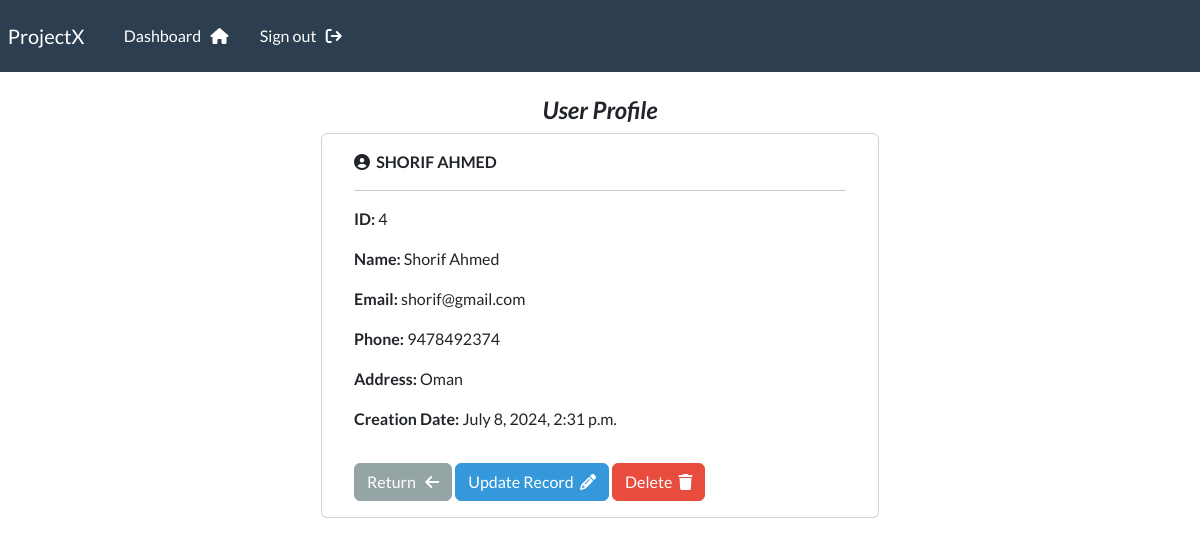
Screenshot of /dashboard/record/4 (signed in) with the database file from the repository.
### webapp/models.py (models this page shows, shortened)
class Record(models.Model):
    creation_date = models.DateTimeField(auto_now_add=True)
    first_name = models.CharField(max_length=100)
    last_name = models.CharField(max_length=100)
    email = models.CharField(max_length=255)
    phone = models.CharField(max_length=20)
    address = models.CharField(max_length=300)

### webapp/views.py (the view)
# urls.py: path('dashboard/record/<int:pk>', singleRecord, name='record'),
@login_required(login_url='login')
def singleRecord(request, pk):
    all_records = Record.objects.get(id=pk)
    context = {"record": all_records}
    return render(request, 'webapp/view-record.html', context=context)

### webapp/templates/webapp/view-record.html
{% extends "webapp/base.html" %} {% block content %}
<body>
  <h4 class="text-center">
    <i><b>User Profile</b></i>
  </h4>
  <div class="container d-flex justify-content-center align-items-center">
    <div class="card mb-3 w-50">
      <div class="card-body mx-3">
        <i class="fa fa-user-circle" aria-hidden="true"></i>&nbsp;
        <strong>{{record.first_name|upper}} {{record.last_name|upper}} </strong>
        <hr />
        <p><strong>ID:</strong> {{record.id}}</p>
        <p><strong>Name:</strong> {{record.first_name}} {{record.last_name}}</p>
        <p><strong>Email:</strong> {{record.email}}</p>
        <p><strong>Phone:</strong> {{record.phone}}</p>
        <p><strong>Address:</strong> {{record.address}}</p>
        <p><strong>Creation Date:</strong> {{record.creation_date}}</p>
      </div>
      <ul style="list-style: none">
        <li style="display: inline-block">
          <a href="{% url 'dashboard' %}" class="btn btn-secondary"
            >Return &nbsp; <i class="fa fa-arrow-left" aria-hidden="true"></i
          ></a>
        </li>
        <li style="display: inline-block">
          <a href="{% url 'update-record' record.id %}" class="btn btn-info">
            Update Record &nbsp;<i class="fa fa-pencil" aria-hidden="true"></i>
          </a>
        </li>
        <li style="display: inline-block">
          <a href="{% url 'delete_user' record.id %}" class="btn btn-danger"
            >Delete &nbsp;<i class="fa fa-trash" aria-hidden="true"></i
          ></a>
        </li>
      </ul>
    </div>
  </div>
</body>
{% endblock content %}

### rows the page displays
Record: first_name "SHORIF", last_name "AHMED", id "4", first_name "Shorif", last_name "Ahmed", email "shorif@gmail.com", phone "9478492374", address "Oman", creation_date "July 8, 2024, 2:31 p.m."
